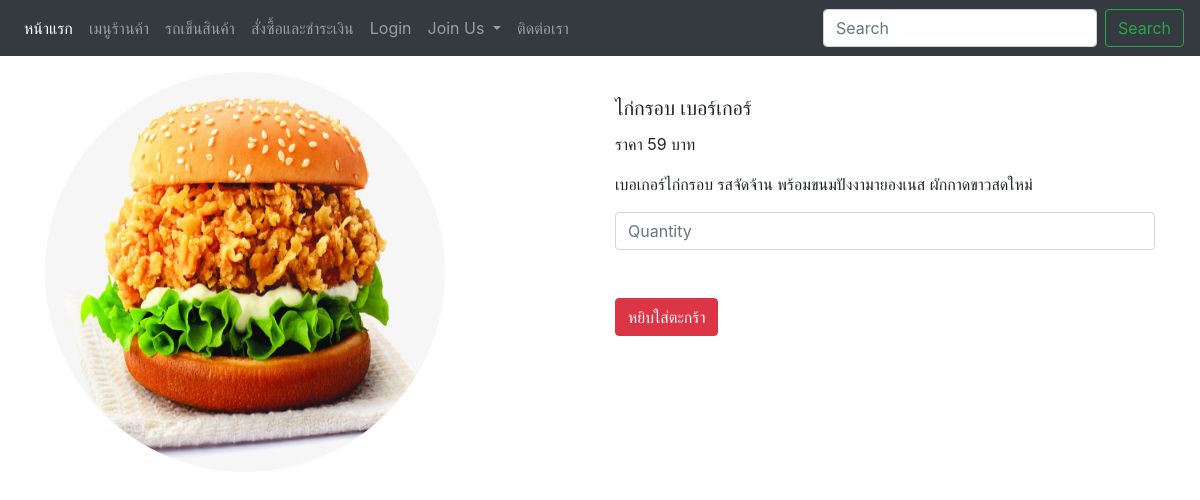
Screenshot of /Descriptionmenu.php?detailmenu=5 with the database file from the repository.
### tables this page shows
CREATE TABLE `product` (
  `Product_ID` int(8) NOT NULL,
  `Product_name` varchar(30) NOT NULL,
  `Image_name` varchar(500) NOT NULL,
  `Price` float DEFAULT NULL,
  `Description` varchar(500) NOT NULL
);

### Descriptionmenu.php (the view, shortened to what this page needs)
<?php
include_once ('db.php');
if(isset($_GET['detailmenu'])){
  $id = $_GET['detailmenu'];
  $sql = "SELECT * FROM product WHERE Product_ID = $id" ;
  $con->query("SET NAMES UTF8");
  $query = $con->query($sql);
  $result = $query->fetch_assoc();
}
?>
<!doctype html>
<html lang="en">
  <head>
    <link rel="stylesheet" href="https://stackpath.bootstrapcdn.com/bootstrap/4.3.1/css/bootstrap.min.css">
    <nav class="navbar navbar-expand-lg navbar-dark bg-dark fixed-top">
  <div class="collapse navbar-collapse" id="navbarNavDropdown">
    <ul class="navbar-nav">
      <li class="nav-item active">
        <a class="nav-link" href="index.php">หน้าแรก <span class="sr-only">(current)</span></a>
      </li>
      <li class="nav-item ">
        <a class="nav-link" href="menu.php">เมนูร้านค้า </a>
      </li>
      <li class="nav-item ">
        <a class="nav-link" href="cart.php">รถเข็นสินค้า </a>
      </li>
      <li class="nav-item ">
        <a class="nav-link" href="checkout.php">สั่งซื้อและชำระเงิน </a>
      </li>
      <li class="nav-item dropdown ">
      <?php  if(isset($_SESSION['User_ID'])){ ?>
       <a class="nav-link dropdown-toggle" href="Logintest.php" id="navbarDropdownMenuLink" role="button" data-toggle="dropdown" aria-haspopup="true" aria-expanded="false">
        Member Login
      </a>
      <div class="dropdown-menu" aria-labelledby="navbarDropdownMenuLink">
        <a class="dropdown-item" href="resetpwd.php">Password Reset</a>
        <a class="dropdown-item" href="editprofile.php">Profile</a>
        <a class="dropdown-item" href="logout.php">ออกจากระบบสมาชิก</a>
      </div>
    </li>
      <?php } else{ ?>
        <li class="nav-item ">
        <a class="nav-link" href="Logintest.php">Login</a>
      </li>
      <?php } ?>
      <li class="nav-item dropdown">
        <a class="nav-link dropdown-toggle" href="#" id="navbarDropdownMenuLink" role="button" data-toggle="dropdown" aria-haspopup="true" aria-expanded="false">
          Join Us
        </a>
      </li>
      <li class="nav-item ">
        <a class="nav-link" href="Contact.html">ติดต่อเรา </a>
      </li>
    </ul>
  </div>
  <form class="form-inline">
    <input class="form-control mr-sm-2" type="search" placeholder="Search" aria-label="Search">
    <button class="btn btn-outline-success my-2 my-sm-0" type="submit">Search</button>
  </form>
</nav>
  </head>
<body>
  <br>
  <br><br>
  <div>
    <div class="container">
      <div class="row">
        <div class="col-sm-6 bg-white">
          <a ><img src="<?php echo  $result['Image_name']; ?>" width="400" height="400" class="rounded-circle" alt="" /></a>
        </div>
        <div class="col-sm-6 bg-white">
          <br>
          <h5 class="card-title"><?php echo $result['Product_name'] ; ?></h5>
          <p>ราคา <?php echo $result['Price'] ; ?> บาท</p>
          <p><?php echo $result['Description'] ; ?></p>
          <form action="addToCart.php" method="get">
            <input type="text" id="qty" name="qty" placeholder="Quantity" class="form-control" maxlength="4">
            <br><br>
            <button type="submit" name="submit" class="btn btn-danger">หยิบใส่ตะกร้า</button>
          </form>
        </div>
      </div>
    </div>
  </div>
</body>
</html>

### rows the page displays
product: Image_name (picture), Product_name "ไก่กรอบ เบอร์เกอร์", Price "59", Description "เบอเกอร์ไก่กรอบ รสจัดจ้าน พร้อมขนมปังงามายองเนส ผักกาดขาวสดใหม่"
